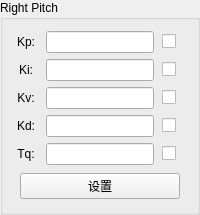
           <widget class="QGroupBox" name="groupBox_2">
            <property name="title">
             <string>Right Pitch</string>
            </property>
            <layout class="QVBoxLayout" name="verticalLayout_9">
             <item>
              <layout class="QVBoxLayout" name="verticalLayout_6">
               <item>
                <layout class="QHBoxLayout" name="horizontalLayout_30" stretch="0">
                 <property name="spacing">
                  <number>3</number>
                 </property>
                 <property name="sizeConstraint">
                  <enum>QLayout::SetDefaultConstraint</enum>
                 </property>
                 <item>
                  <layout class="QHBoxLayout" name="horizontalLayout_31" stretch="1,0,1">
                   <property name="spacing">
                    <number>8</number>
                   </property>
                   <property name="sizeConstraint">
                    <enum>QLayout::SetDefaultConstraint</enum>
                   </property>
                   <item>
                    <widget class="QLabel" name="label_26">
                     <property name="text">
                      <string>Kp:</string>
                     </property>
                     <property name="alignment">
                      <set>Qt::AlignCenter</set>
                     </property>
                    </widget>
                   </item>
                   <item>
                    <widget class="QLineEdit" name="lineEdit_rpitch_kp">
                     <property name="inputMethodHints">
                      <set>Qt::ImhDigitsOnly</set>
                     </property>
                     <property name="alignment">
                      <set>Qt::AlignRight|Qt::AlignTrailing|Qt::AlignVCenter</set>
                     </property>
                    </widget>
                   </item>
                   <item>
                    <widget class="QCheckBox" name="checkBox_rpitch_kp">
                     <property name="layoutDirection">
                      <enum>Qt::LeftToRight</enum>
                     </property>
                     <property name="text">
                      <string/>
                     </property>
                    </widget>
                   </item>
                  </layout>
                 </item>
                </layout>
               </item>
               <item>
                <layout class="QHBoxLayout" name="horizontalLayout_32" stretch="1,0,1">
                 <property name="spacing">
                  <number>8</number>
                 </property>
                 <property name="sizeConstraint">
                  <enum>QLayout::SetDefaultConstraint</enum>
                 </property>
                 <item>
                  <widget class="QLabel" name="label_27">
                   <property name="text">
                    <string>Ki:</string>
                   </property>
                   <property name="alignment">
                    <set>Qt::AlignCenter</set>
                   </property>
                  </widget>
                 </item>
                 <item>
                  <widget class="QLineEdit" name="lineEdit_rpitch_ki">
                   <property name="inputMethodHints">
                    <set>Qt::ImhDigitsOnly</set>
                   </property>
                   <property name="alignment">
                    <set>Qt::AlignRight|Qt::AlignTrailing|Qt::AlignVCenter</set>
                   </property>
                  </widget>
                 </item>
                 <item>
                  <widget class="QCheckBox" name="checkBox_rpitch_ki">
                   <property name="layoutDirection">
                    <enum>Qt::LeftToRight</enum>
                   </property>
                   <property name="text">
                    <string/>
                   </property>
                  </widget>
                 </item>
                </layout>
               </item>
               <item>
                <layout class="QHBoxLayout" name="horizontalLayout_33" stretch="1,0,1">
                 <property name="spacing">
                  <number>8</number>
                 </property>
                 <property name="sizeConstraint">
                  <enum>QLayout::SetDefaultConstraint</enum>
                 </property>
                 <item>
                  <widget class="QLabel" name="label_28">
                   <property name="text">
                    <string>Kv:</string>
                   </property>
                   <property name="alignment">
                    <set>Qt::AlignCenter</set>
                   </property>
                  </widget>
                 </item>
                 <item>
                  <widget class="QLineEdit" name="lineEdit_rpitch_kv">
                   <property name="inputMethodHints">
                    <set>Qt::ImhDigitsOnly</set>
                   </property>
                   <property name="alignment">
                    <set>Qt::AlignRight|Qt::AlignTrailing|Qt::AlignVCenter</set>
                   </property>
                  </widget>
                 </item>
                 <item>
                  <widget class="QCheckBox" name="checkBox_rpitch_kv">
                   <property name="layoutDirection">
                    <enum>Qt::LeftToRight</enum>
                   </property>
                   <property name="text">
                    <string/>
                   </property>
                  </widget>
                 </item>
                </layout>
               </item>
               <item>
                <layout class="QHBoxLayout" name="horizontalLayout_34" stretch="1,0,1">
                 <property name="spacing">
                  <number>8</number>
                 </property>
                 <property name="sizeConstraint">
                  <enum>QLayout::SetDefaultConstraint</enum>
                 </property>
                 <item>
                  <widget class="QLabel" name="label_29">
                   <property name="text">
                    <string>Kd:</string>
                   </property>
                   <property name="alignment">
                    <set>Qt::AlignCenter</set>
                   </property>
                  </widget>
                 </item>
                 <item>
                  <widget class="QLineEdit" name="lineEdit_rpitch_kd">
                   <property name="inputMethodHints">
                    <set>Qt::ImhDigitsOnly</set>
                   </property>
                   <property name="alignment">
                    <set>Qt::AlignRight|Qt::AlignTrailing|Qt::AlignVCenter</set>
                   </property>
                  </widget>
                 </item>
                 <item>
                  <widget class="QCheckBox" name="checkBox_rpitch_kd">
                   <property name="layoutDirection">
                    <enum>Qt::LeftToRight</enum>
                   </property>
                   <property name="text">
                    <string/>
                   </property>
                  </widget>
                 </item>
                </layout>
               </item>
               <item>
                <layout class="QHBoxLayout" name="horizontalLayout_35" stretch="1,0,1">
                 <property name="spacing">
                  <number>8</number>
                 </property>
                 <property name="sizeConstraint">
                  <enum>QLayout::SetDefaultConstraint</enum>
                 </property>
                 <item>
                  <widget class="QLabel" name="label_30">
                   <property name="text">
                    <string>Tq:</string>
                   </property>
                   <property name="alignment">
                    <set>Qt::AlignCenter</set>
                   </property>
                  </widget>
                 </item>
                 <item>
                  <widget class="QLineEdit" name="lineEdit_rpitch_tq">
                   <property name="inputMethodHints">
                    <set>Qt::ImhDigitsOnly</set>
                   </property>
                   <property name="alignment">
                    <set>Qt::AlignRight|Qt::AlignTrailing|Qt::AlignVCenter</set>
                   </property>
                  </widget>
                 </item>
                 <item>
                  <widget class="QCheckBox" name="checkBox_rpitch_tq">
                   <property name="layoutDirection">
                    <enum>Qt::LeftToRight</enum>
                   </property>
                   <property name="text">
                    <string/>
                   </property>
                  </widget>
                 </item>
                </layout>
               </item>
               <item>
                <layout class="QHBoxLayout" name="horizontalLayout_36">
                 <property name="leftMargin">
                  <number>6</number>
                 </property>
                 <property name="topMargin">
                  <number>2</number>
                 </property>
                 <property name="rightMargin">
                  <number>6</number>
                 </property>
                 <property name="bottomMargin">
                  <number>2</number>
                 </property>
                 <item>
                  <widget class="QPushButton" name="pushButton_rpitch">
                   <property name="text">
                    <string>设置</string>
                   </property>
                  </widget>
                 </item>
                </layout>
               </item>
              </layout>
             </item>
            </layout>
           </widget>
